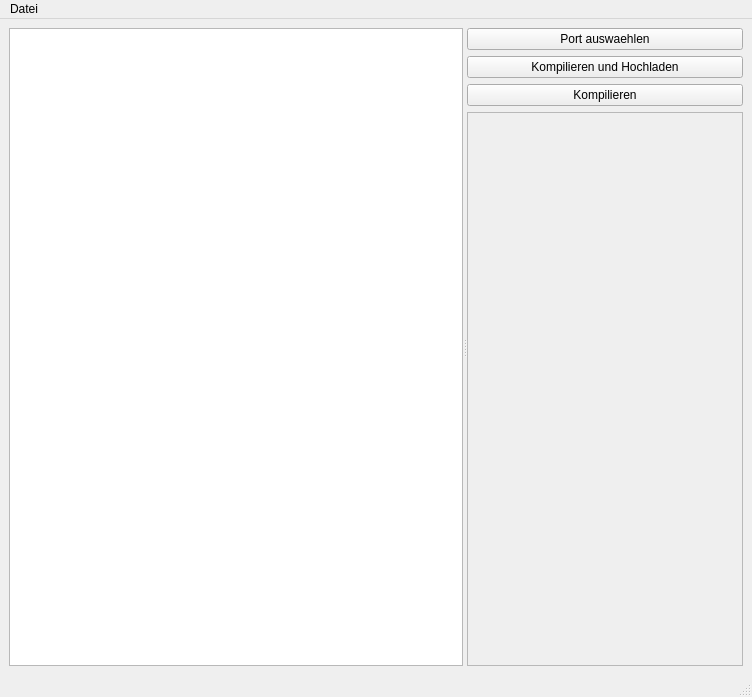
<?xml version="1.0" encoding="UTF-8"?>
<ui version="4.0">
 <class>MainWindow</class>
 <widget class="QMainWindow" name="MainWindow">
  <property name="geometry">
   <rect>
    <x>0</x>
    <y>0</y>
    <width>752</width>
    <height>697</height>
   </rect>
  </property>
  <property name="windowTitle">
   <string>MainWindow</string>
  </property>
  <widget class="QWidget" name="centralwidget">
   <layout class="QVBoxLayout" name="verticalLayout_4">
    <item>
     <widget class="QSplitter" name="splitter">
      <property name="orientation">
       <enum>Qt::Orientation::Horizontal</enum>
      </property>
      <widget class="QTextBrowser" name="textBrowser"/>
      <widget class="QWidget" name="verticalLayoutWidget">
       <layout class="QVBoxLayout" name="verticalLayout_3">
        <item>
         <widget class="QPushButton" name="portBTN">
          <property name="contextMenuPolicy">
           <enum>Qt::ContextMenuPolicy::NoContextMenu</enum>
          </property>
          <property name="text">
           <string>Port auswaehlen</string>
          </property>
         </widget>
        </item>
        <item>
         <widget class="QPushButton" name="uploadBTN">
          <property name="text">
           <string>Kompilieren und Hochladen</string>
          </property>
         </widget>
        </item>
        <item>
         <widget class="QPushButton" name="compileBTN">
          <property name="text">
           <string>Kompilieren</string>
          </property>
         </widget>
        </item>
        <item>
         <widget class="QsciScintilla" name="frame">
          <property name="frameShape">
           <enum>QFrame::Shape::StyledPanel</enum>
          </property>
          <property name="frameShadow">
           <enum>QFrame::Shadow::Raised</enum>
          </property>
         </widget>
        </item>
       </layout>
      </widget>
     </widget>
    </item>
   </layout>
  </widget>
  <widget class="QMenuBar" name="menubar">
   <property name="geometry">
    <rect>
     <x>0</x>
     <y>0</y>
     <width>752</width>
     <height>30</height>
    </rect>
   </property>
   <widget class="QMenu" name="menuDatei">
    <property name="title">
     <string>Datei</string>
    </property>
    <addaction name="actionSpeichern"/>
    <addaction name="actionNeu_speichern"/>
    <addaction name="separator"/>
    <addaction name="actionOeffnen"/>
   </widget>
   <addaction name="menuDatei"/>
  </widget>
  <widget class="QStatusBar" name="statusbar"/>
  <action name="actionSpeichern">
   <property name="text">
    <string>Speichern</string>
   </property>
  </action>
  <action name="actionNeu_speichern">
   <property name="text">
    <string>Neu speichern</string>
   </property>
  </action>
  <action name="actionOeffnen">
   <property name="text">
    <string>Oeffnen</string>
   </property>
  </action>
 </widget>
 <customwidgets>
  <customwidget>
   <class>QsciScintilla</class>
   <extends>QFrame</extends>
   <header>PyQt6.Qsci</header>
   <container>1</container>
  </customwidget>
 </customwidgets>
 <resources/>
 <connections/>
</ui>
